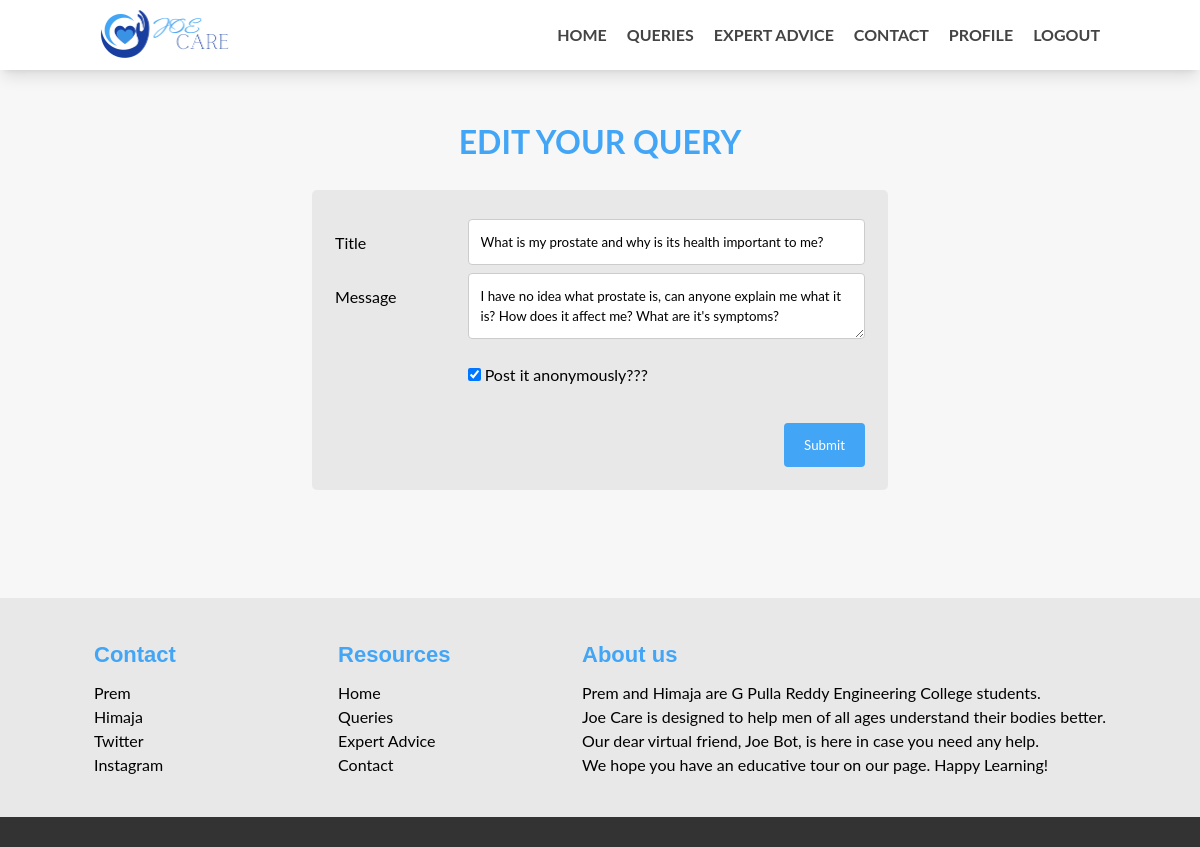
The page /editpost/54 (signed in) on the database its author committed.
### tables this page shows
CREATE TABLE "ApprovePosts" (
	"id"	INTEGER NOT NULL UNIQUE,
	"userId"	INTEGER NOT NULL,
	"title"	TEXT NOT NULL,
	"desc"	TEXT NOT NULL,
	"anonymous"	TEXT NOT NULL,
	"name"	TEXT NOT NULL,
	"email"	TEXT NOT NULL,
	"age"	TEXT NOT NULL,
	"mod"	TEXT NOT NULL,
	"app"	TEXT NOT NULL,
	"ageres"	TEXT NOT NULL,
	PRIMARY KEY("id" AUTOINCREMENT),
	FOREIGN KEY("userId") REFERENCES "Users"("id")
);

### app.py (the view)
@app.route("/editpost/<int:postid>")
@login_required
def editpost(postid):
    records = Query.get_post_postid(postid)
    return render_template("editpost.html", logged = curr_user.get_user(), records = records)

### Query.py (called while the page is built)
    def get_post_postid(postid):
        con = sqlite3.connect("joecare.db")
        c = con.cursor()
        try:
            sql_select_query = "select * from approvePosts where id = ?;"
            c.execute(sql_select_query, (postid,))
            record = c.fetchall()
        finally:
            con.commit()
            c.close()
            con.close()
        return record

### app.py (called while the page is built)
@login_manager.user_loader
def load_user(userid):
    return LoginUser(userid)

@app.before_request
def before_request():
    session.permanent = True
    app.permanent_session_lifetime = timedelta(minutes=20)
    session.modified = True
    g.user = current_user

    def get_user(self):
        return self.login

### templates/editpost.html (shortened to what this page needs)
<!DOCTYPE html>
<html>
<head>
	<link rel="stylesheet" href="{{url_for('static', filename = 'stylesheets/nav.css') }}" media="screen">
	<link rel="stylesheet" href="{{url_for('static', filename = 'stylesheets/footer.css') }}" media="screen">
	<link rel="stylesheet" href="{{url_for('static', filename = 'stylesheets/form.css') }}" media="screen">
</head>
<body>
	<header>
			<div class="wrapper">
				<div class="logo">
					<a href="/"><img src="{{url_for('static', filename = 'images/logo.png') }}" alt="Joe Care"></a>
				</div>
				<div class="navbar">
					<nav>
						<ul>
							<li><a href="/">Home</a></li>
							<li><a href="/query">Queries</a></li>
							<li><a href="/expert">Expert Advice</a></li>
							<li><a href="#foot">Contact</a></li>
							{% if logged == True %}
							<li><a href = "/profile">Profile</a></li>
							<li><a href = "/logout">Logout</a></li>
							{% else %}
							<li><a href = "/login">Login</a></li>
							{% endif %}
						</ul>
					</nav>
				</div>
			</div>
		</header>
	<br> <br>
	<h1 style="text-align:center; color:#42a5f5">EDIT YOUR QUERY</h1>
<div style="padding: 2%">
	{% for record in records %}
	<div class="formContainer" style="padding: 2%">
		<form action="{{url_for('editquery', postid = record[0] )}}" method="post">
			<div class="row">
				<div class="col-25">
			<label for="title">Title</label>
				</div>
				<div class="col-75">
			<input type="text" name="title" required value="{{record[2]}}">
				</div>
			</div>
			<div class="row">
				<div class = "col-25">
			<label for="msg">Message</label>
				</div>
				<div class = "col-75">
			<textarea name="msg" required>{{record[3]}}</textarea>
				</div>
			</div>
			<div class="row">
				<div class = "col-75">
					{% if record[4] == "True"%}
					<input type="checkbox"  name="anony" checked value="True">
					 {% else %}
					<input type="checkbox"  name="anony" value="True">
					{% endif %}
					<label for="vehicle1">Post it anonymously???</label>
				</div>
			</div>
			<br>
			<div class="row">
			<input type="submit" name="submit">
				</div>
		</form>
		{% endfor %}
		</div>
		<br>
	</div>
<div class="container"></div>
<footer id="foot">
  <section class="ft-main">
    <div class="ft-main-item">
        <h2 class="ft-title" style="color: #42a5f5;">Contact</h2>
        <ul>
          <li><a href="https://www.linkedin.com/in/prem-jain801/" style="color: black">Prem</a></li>
          <li><a href="https://www.linkedin.com/in/k-naga-himaja/" style="color: black">Himaja</a></li>
          <li><a href="https://twitter.com/KNagaHimaja" style="color: black">Twitter</a></li>
          <li><a href="https://www.instagram.com/prem_jain_801/" style="color: black">Instagram</a></li>
        </ul>
      </div>
      <div class="ft-main-item">
        <h2 class="ft-title" style="color: #42a5f5;">Resources</h2>
        <ul>
          <li><a href="/" style="color: black">Home</a></li>
          <li><a href="/query" style="color: black">Queries</a></li>
          <li><a href="/expert" style="color: black">Expert Advice</a></li>
          <li><a href="#foot" style="color: black">Contact</a></li>
        </ul>
      </div>
    <div class="ft-main-item">
      <h2 class="ft-title" style="color: #42a5f5;">About us</h2>
      <ul style="color: black">
        <p style="text-align: justify;">Prem and Himaja are G Pulla Reddy Engineering College students.</p>
        <p style="text-align: justify;">Joe Care is designed to help men of all ages understand their bodies better.</p>
        <p style="text-align: justify;">Our dear virtual friend, Joe Bot, is here in case you need any help. </p>
        <p style="text-align: justify;">	We hope you have an educative tour on our page. Happy Learning!</p>
      </ul>
    </div>
  </section>
  <section class="ft-legal">
  </section>
</footer>
</body>
</html>

### static/stylesheets/nav.css (style rules this page uses)
*, *::before, *::after { box-sizing: border-box; line-height: 1.5em; }
html { font-size: 16px; scroll-behavior: smooth; -webkit-text-size-adjust: 100%; }
body { margin: 0; font-family: "Open Sans", sans-serif; background-color: #f7f7f7; }
header { background-color: #ffffff; box-shadow: 0 10px 15px -3px rgba(0, 0, 0, 0.1), 0 4px 6px -4px rgba(0, 0, 0, 0.1); padding: 10px 20px; }
header .wrapper { max-width: 1000px; margin: 0 auto; display: flex; flex-wrap: wrap; align-items: center; justify-content: space-between; }
header .logo img { height: 50px; display: block; }
.navbar { position: fixed; top: 0; left: 100%; margin: 0; width: 100%; height: 100%; background-color: white; padding: 20px; transition: left 0.3s; }
.navbar ul { all: unset; list-style-type: none; display: flex; flex-direction: column; align-items: center; gap: 25px; }
.navbar ul a { all: unset; color: #444444; text-transform: uppercase; cursor: pointer; font-weight: bold; font-size: 28px; }
.container { max-width: 900px; margin: 0 auto; padding: 30px; }
@media (min-width: 550px) { .navbar { all: unset; display: block; } }
@media (min-width: 550px) { .navbar ul { flex-direction: row; gap: 20px; } }
@media (min-width: 550px) { .navbar ul a { font-size: inherit; } }

### static/stylesheets/footer.css (style rules this page uses)
* { box-sizing: border-box; font-family: "Lato", sans-serif; margin: 0; padding: 0; }
ul { list-style: none; padding-left: 0; }
footer { background-color: #E8E8E8; color: #bbb; line-height: 1.5; }
footer a { text-decoration: none; color: #eee; }
.ft-title { color: #fff; font-family: "Arial"; font-size: 1.375rem; padding-bottom: 0.625rem; }
body { display: flex; min-height: 100vh; flex-direction: column; }
.container { flex: 1; }
.ft-main { padding: 1.25rem 1.875rem; display: flex; flex-wrap: wrap; }
@media only screen and (min-width: 29.8125rem ) { .ft-main { justify-content: space-evenly; } }
.ft-main-item { padding: 1.25rem; min-width: 12.5rem; }
.ft-legal { padding: 0.9375rem 1.875rem; background-color: #333; }

### static/stylesheets/form.css (style rules this page uses)
.formContainer { border-radius: 5px; background-color: #E8E8E8; padding: 20px; width: 50%; margin: 0 auto; }
* { box-sizing: border-box; }
input[type=email], input[type=password],input[type=text], input[type=number], input[type=tel], input[type=date], textarea { width: 100%; padding: 12px; border: 1px solid #ccc; border-radius: 4px; resize: vertical; }
label { padding: 12px 12px 12px 0; display: inline-block; }
input[type=submit] { background-color: #42a5f5; color: white; padding: 12px 20px; border: none; border-radius: 4px; cursor: pointer; float: right; margin: 0 auto; text-align: center; }
.col-25 { float: left; width: 25%; margin-top: 6px; }
.col-75 { float: left; width: 75%; margin-top: 6px; }
.row:after { content: ""; display: table; clear: both; }

### rows shown on the page
ApprovePosts: title "What is my prostate and why is its health important to me?", msg "I have no idea what prostate is, can anyone explain me what it is? How does it affect me? What are it's symptoms?"
